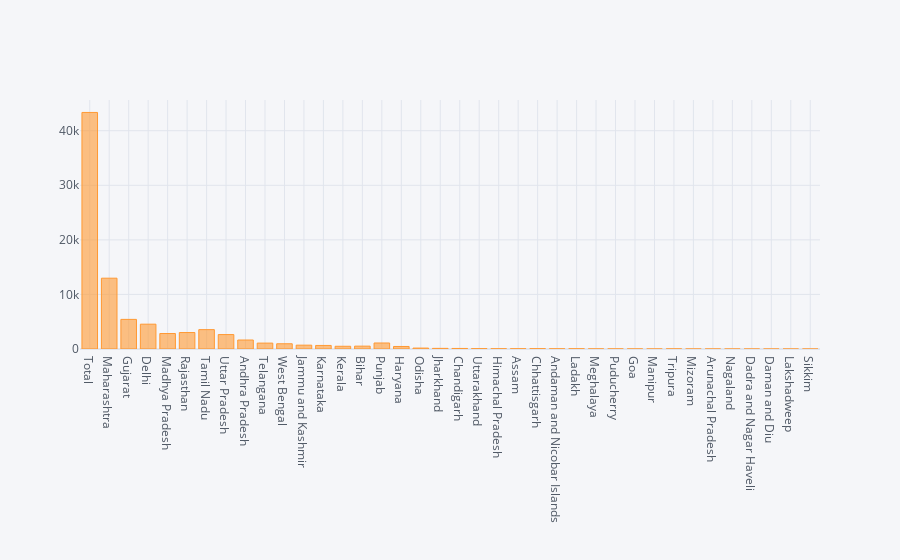

Notebook code for this chart:
### Markdown cell above
# Graphical Representation (Plotly Visualisation)

### Code cell
df.iplot(kind='bar',x="State",y="Confirmed")

### Figure 1 — Plotly figure (JSON) as saved in the notebook; plotly's stock layout.template omitted (floating-point values rounded to 4 significant figures)
{"data": [{"marker": {"color": "rgba(255, 153, 51, 0.6)", "line": {"color": "rgba(255, 153, 51, 1.0)", "width": 1}}, "name": "Confirmed", "orientation": "v", "text": "", "type": "bar", "x": ["Total", "Maharashtra", "Gujarat", "Delhi", "Madhya Pradesh", "Rajasthan", "Tamil Nadu", "Uttar Pradesh", "Andhra Pradesh", "Telangana", "West Bengal", "Jammu and Kashmir", "Karnataka", "Kerala", "Bihar", "Punjab", "Haryana", "Odisha", "Jharkhand", "Chandigarh", "Uttarakhand", "Himachal Pradesh", "Assam", "Chhattisgarh", "Andaman and Nicobar Islands", "Ladakh", "Meghalaya", "Puducherry", "Goa", "Manipur", "Tripura", "Mizoram", "Arunachal Pradesh", "Nagaland", "Dadra and Nagar Haveli", "Daman and Diu", "Lakshadweep", "Sikkim"], "y": [43349, 12974, 5428, 4549, 2837, 3016, 3550, 2645, 1650, 1082, 963, 701, 651, 500, 526, 1102, 463, 169, 115, 102, 60, 40, 43, 57, 33, 42, 12, 12, 7, 2, 16, 1, 1, 0, 0, 0, 0, 0]}], "layout": {"legend": {"bgcolor": "#F5F6F9", "font": {"color": "#4D5663"}}, "paper_bgcolor": "#F5F6F9", "plot_bgcolor": "#F5F6F9", "title": {"font": {"color": "#4D5663"}}, "xaxis": {"gridcolor": "#E1E5ED", "showgrid": true, "tickfont": {"color": "#4D5663"}, "title": {"font": {"color": "#4D5663"}, "text": ""}, "zerolinecolor": "#E1E5ED"}, "yaxis": {"gridcolor": "#E1E5ED", "showgrid": true, "tickfont": {"color": "#4D5663"}, "title": {"font": {"color": "#4D5663"}, "text": ""}, "zerolinecolor": "#E1E5ED"}}}
